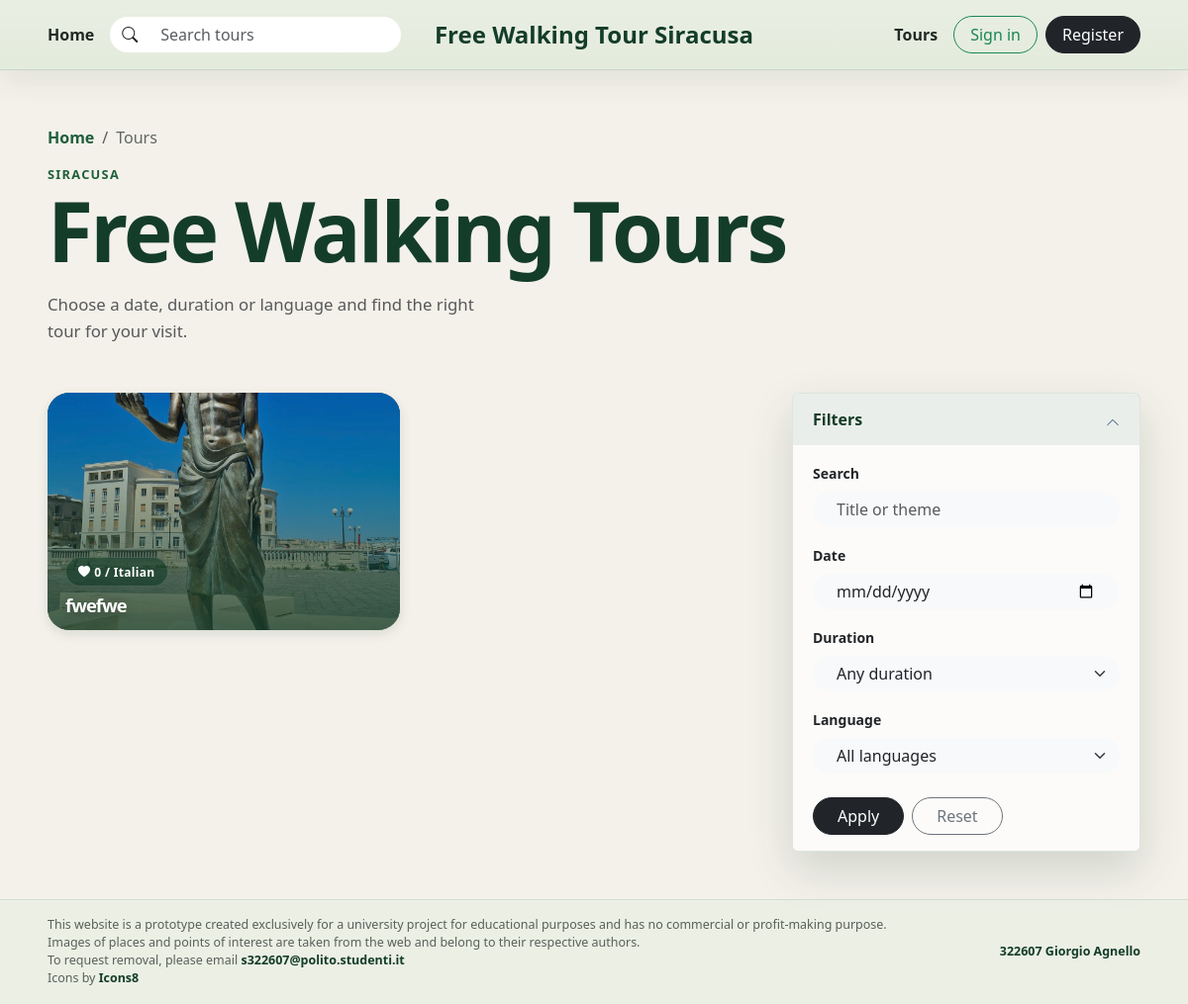
Page /tours on the committed database.
### tables this page shows
CREATE TABLE tour_photos (
    id INTEGER PRIMARY KEY AUTOINCREMENT,
    tour_id INTEGER NOT NULL,
    path TEXT NOT NULL,
    position INTEGER NOT NULL,
    FOREIGN KEY (tour_id) REFERENCES tours (id) ON DELETE CASCADE,
    UNIQUE (tour_id, position)
);

CREATE TABLE tours (
    id INTEGER PRIMARY KEY AUTOINCREMENT,
    guide_id INTEGER NOT NULL,
    title TEXT NOT NULL,
    theme TEXT NOT NULL,
    meeting_point TEXT NOT NULL,
    duration_mins INTEGER NOT NULL CHECK (duration_mins > 0),
    language TEXT NOT NULL,
    max_participants INTEGER NOT NULL CHECK (max_participants > 0),
    description TEXT NOT NULL,
    created_at TEXT NOT NULL DEFAULT CURRENT_TIMESTAMP,
    FOREIGN KEY (guide_id) REFERENCES users (id) ON DELETE CASCADE
);

### app.py (the view)
@app.route("/tours")
def tours():
    filters = {
        "q": request.args.get("q", ""),
        "date": request.args.get("date", ""),
        "duration": request.args.get("duration", ""),
        "language": request.args.get("language", ""),
    }
    if filters["duration"] and filters["duration"] not in DURATION_FILTERS:
        filters["duration"] = ""
    if filters["language"] and filters["language"] not in LANGUAGES:
        filters["language"] = ""
    conn = get_db_connection()
    try:
        tour_list = filtered_tours(conn, filters)
    except ValueError:
        flash("The date filter is not valid.", "warning")
        filters["date"] = ""
        tour_list = filtered_tours(conn, filters)
    conn.close()
    return render_template("tours.html", tours=tour_list, filters=filters)

### app.py (called while the page is built)
@app.context_processor
def inject_constants():
    return {
        "LANGUAGES": LANGUAGES,
        "WEEKDAYS": WEEKDAYS,
        "WEEKDAY_NAMES": WEEKDAY_NAMES,
        "DURATION_FILTERS": DURATION_FILTERS,
        "MIN_TOUR_STOPS": MIN_TOUR_STOPS,
    }

def get_schedules(conn, tour_id):
    return conn.execute(
        "SELECT * FROM tour_schedule WHERE tour_id = ? ORDER BY weekday",
        (tour_id,),
    ).fetchall()

def format_schedule(schedules):
    return ", ".join(f"{WEEKDAY_NAMES[row['weekday']]} {row['start_time']}" for row in schedules)

def primary_photo(conn, tour_id):
    photo = conn.execute(
        "SELECT path FROM tour_photos WHERE tour_id = ? ORDER BY position LIMIT 1",
        (tour_id,),
    ).fetchone()
    return photo["path"] if photo else "/static/assets/img/favicon.png"

def tour_like_count(conn, tour_id):
    row = conn.execute(
        "SELECT COUNT(*) AS total FROM tour_likes WHERE tour_id = ?",
        (tour_id,),
    ).fetchone()
    return row["total"]

def tour_comment_count(conn, tour_id):
    row = conn.execute(
        "SELECT COUNT(*) AS total FROM comments WHERE tour_id = ?",
        (tour_id,),
    ).fetchone()
    return row["total"]

def current_user_liked(conn, tour_id):
    if not current_user.is_authenticated:
        return False
    row = conn.execute(
        "SELECT 1 FROM tour_likes WHERE tour_id = ? AND user_id = ?",
        (tour_id, current_user.id),
    ).fetchone()
    return row is not None

def tour_has_active_reservations(conn, tour_id):
    row = conn.execute(
        """
        SELECT COUNT(*) AS total
        FROM reservations
        WHERE tour_id = ? AND status = 'booked'
        """,
        (tour_id,),
    ).fetchone()
    return row["total"] > 0

def enrich_tour(conn, row, selected_date=None):
    tour = dict(row)
    tour["schedule"] = get_schedules(conn, tour["id"])
    tour["schedule_label"] = format_schedule(tour["schedule"])
    tour["primary_photo"] = primary_photo(conn, tour["id"])
    tour["can_edit"] = not tour_has_active_reservations(conn, tour["id"])
    tour["like_count"] = tour_like_count(conn, tour["id"])
    tour["comment_count"] = tour_comment_count(conn, tour["id"])
    tour["is_liked"] = current_user_liked(conn, tour["id"])
    if selected_date:
        schedule = get_schedule_for_date(conn, tour["id"], selected_date)
        tour["selected_seats_left"] = available_places(conn, tour, selected_date) if schedule else None
    return tour

### templates/tours.html (shortened to what this page needs)
{% extends 'base.html' %}
{% block extra_css %}
<link href="{{ url_for('static', filename='assets/css/tours.css') }}" rel="stylesheet">
{% endblock %}
{% block content %}
<main class="container-fluid px-3 px-lg-5 py-4 py-lg-5">
  <nav aria-label="breadcrumb">
    <ol class="breadcrumb">
      <li class="breadcrumb-item"><a href="{{ url_for('index') }}">Home</a></li>
      <li class="breadcrumb-item active" aria-current="page">Tours</li>
    </ol>
  </nav>
  <header class="mb-4 mb-lg-5">
    <p class="section-label mb-2">Siracusa</p>
    <h1 class="homepage-title mb-4">Free Walking Tours</h1>
    <p class="homepage-text mb-0 text-muted">
      Choose a date, duration or language and find the right tour for your visit.
    </p>
  </header>
  <div class="row g-4">
    <aside class="col-lg-4 order-lg-2">
      <div class="accordion tours-sidebar" id="toursSidebar">
        <div class="accordion-item">
          <h2 class="accordion-header" id="toursFiltersHeading">
            <button class="accordion-button" type="button" data-bs-toggle="collapse" data-bs-target="#toursFilters" aria-expanded="true" aria-controls="toursFilters">
              Filters
            </button>
          </h2>
          <div id="toursFilters" class="accordion-collapse collapse show" aria-labelledby="toursFiltersHeading" data-bs-parent="#toursSidebar">
            <div class="accordion-body">
              <form action="{{ url_for('tours') }}" method="get" class="filter-form">
                <div class="mb-3">
                  <label class="form-label small fw-bold" for="q">Search</label>
                  <input class="form-control rounded-pill bg-light border-0 px-4" id="q" name="q" type="search" value="{{ filters.q }}" placeholder="Title or theme">
                </div>
                <div class="mb-3">
                  <label class="form-label small fw-bold" for="date">Date</label>
                  <input class="form-control rounded-pill bg-light border-0 px-4" id="date" name="date" type="date" value="{{ filters.date }}">
                </div>
                <div class="mb-3">
                  <label class="form-label small fw-bold" for="duration">Duration</label>
                  <select class="form-select rounded-pill bg-light border-0 px-4" id="duration" name="duration">
                    <option value="">Any duration</option>
                  </select>
                </div>
                <div class="mb-4">
                  <label class="form-label small fw-bold" for="language">Language</label>
                  <select class="form-select rounded-pill bg-light border-0 px-4" id="language" name="language">
                    <option value="">All languages</option>
                  </select>
                </div>
                <div class="d-flex gap-2">
                  <button class="btn btn-dark rounded-pill px-4" type="submit">Apply</button>
                  <a class="btn btn-outline-secondary rounded-pill px-4" href="{{ url_for('tours') }}">Reset</a>
                </div>
              </form>
            </div>
          </div>
        </div>
      </div>
    </aside>
    <div class="col-lg-8 order-lg-1">
      <div class="row tour-grid g-3">
        {% for tour in tours %}
          <div class="col-12 col-sm-6">
            <a class="tour-card" href="{{ url_for('tour_detail', id=tour.id) }}">
              <img src="{{ tour.primary_photo }}" alt="{{ tour.title }}">
              <div class="tour-card-caption">
                <span class="tour-card-likes badge rounded-pill text-bg-dark">
                  <i class="bi bi-heart-fill me-1"></i>{{ tour.like_count }} / {{ tour.language }}
                </span>
                <h3>{{ tour.title }}</h3>
              </div>
            </a>
          </div>
        {% endfor %}
      </div>
    </div>
  </div>
</main>
{% endblock %}

### static/assets/css/style.css (style rules this page uses)
:root { --brand-green: #1f5f3b; --brand-green-dark: #143d29; --page-bg: #f4f1ea; --surface: #ffffff; --text-main: #1f2a24; --soft-shadow: 0 18px 45px rgba(20, 61, 41, 0.16); }
body { display: flex; flex-direction: column; min-height: 100vh; background-color: var(--page-bg); color: var(--text-main); font-family: system-ui, -apple-system, BlinkMacSystemFont, "Segoe UI", sans-serif; }
a { text-decoration: none; }
.section-label { color: var(--brand-green); font-size: 0.8rem; font-weight: 800; letter-spacing: 0.08rem; text-transform: uppercase; }
.homepage-title { max-width: 760px; font-size: clamp(2.6rem, 7vw, 5.8rem); font-weight: 850; line-height: 0.92; letter-spacing: -0.18rem; color: var(--brand-green-dark); }
.homepage-text { max-width: 460px; color: #6f7c73; font-size: 1.05rem; line-height: 1.6; }
.breadcrumb .breadcrumb-item a { color: var(--brand-green); font-weight:600; }
.breadcrumb .breadcrumb-item.active { color: rgba(31,45,36,0.7); }

### static/assets/css/tours.css (style rules this page uses)
main .section-label { color: var(--brand-green); font-size: 0.8rem; font-weight: 800; letter-spacing: 0.08rem; text-transform: uppercase; }
main h1, main h2, main h3 { color: var(--brand-green-dark); font-weight: 800; letter-spacing: -0.06rem; }
.tours-sidebar .accordion-item { border: 1px solid rgba(31, 95, 59, 0.14); background: rgba(255, 255, 255, 0.72); box-shadow: var(--soft-shadow); }
.tours-sidebar .accordion-button { background: transparent; box-shadow: none; color: var(--brand-green-dark); font-weight: 800; }
.tours-sidebar .accordion-button:not(.collapsed) { color: var(--brand-green-dark); background: rgba(31, 95, 59, 0.08); }
.tours-sidebar .accordion-button::after { background-size: 0.9rem; }
.tour-card { display: block; position: relative; width: 100%; height: 220px; border-radius: 18px; overflow: hidden; background: var(--brand-green-dark); box-shadow: 0 4px 12px rgba(20, 61, 41, 0.12); transition: transform .15s ease; }
.tour-card img { width: 100%; height: 100%; object-fit: cover; transition: transform .2s ease; }
.tour-card::after { content: ""; position: absolute; inset: 0; background: linear-gradient(180deg, rgba(20,61,41,0.08) 0%, rgba(20,61,41,0.78) 100%); }
.tour-card-caption { position: absolute; left: 18px; right: 18px; bottom: 14px; z-index: 2; color: var(--surface); display: flex; flex-direction: column; align-items: flex-start; gap: 8px; }
.tour-card-likes { width: fit-content; padding: 0.5rem 0.75rem; background: rgba(20, 61, 41, 0.62) !important; border: 1px solid rgba(255, 255, 255, 0.15); font-size: 0.75rem; font-weight: 800; letter-spacing: 0.02rem; }
.tour-card-caption h3 { margin: 0; color: var(--surface); font-size: 1.15rem; font-weight:800; text-shadow: 0 2px 12px rgba(0, 0, 0, 0.32); }
@media (min-width: 992px) { .tour-card { height: 240px; border-radius: 22px; } }

### rows in the picture
tour_photos: primary_photo (picture)
tours: language "Italian", title "fwefwe"

### other values in the picture
{{ tour.like_count }} "0"
